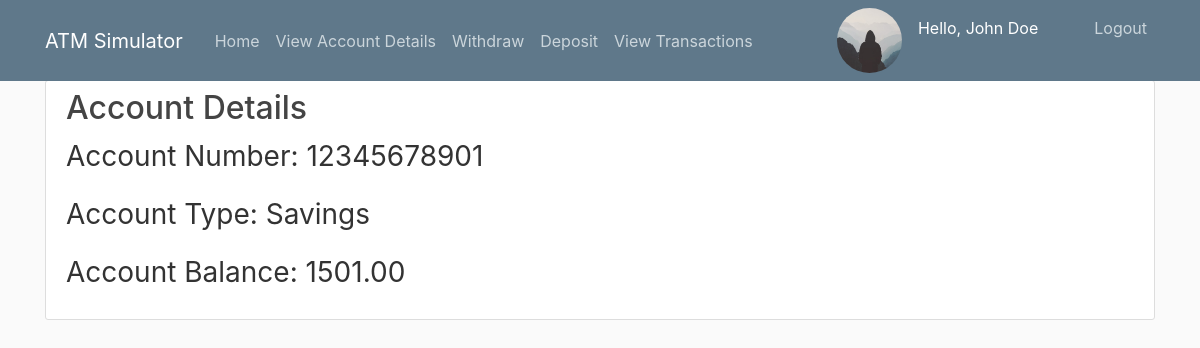
/account (signed in), run on an earlier commit of the app's database.
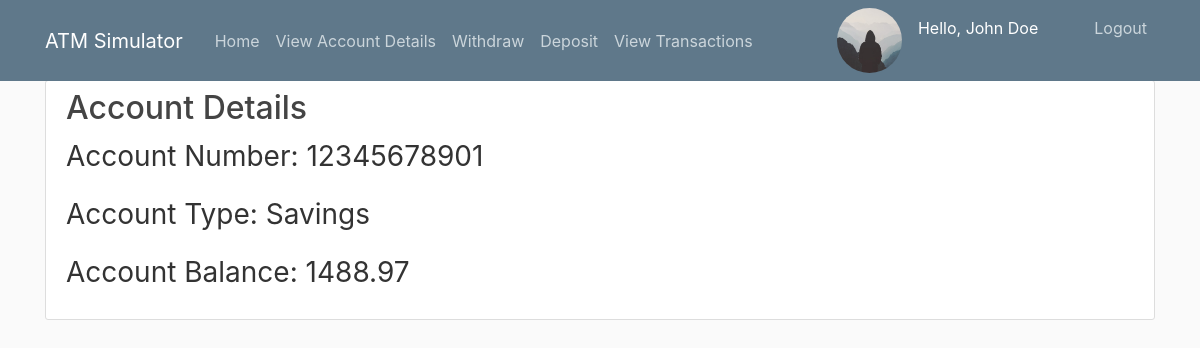
And on a later commit of the database.
### atm/models.py (models this page shows, shortened)
class User(db.Model, UserMixin):
    id = db.Column(db.Integer, primary_key = True)
    name = db.Column(db.String(50), nullable = False)
    account_number = db.Column(db.String(11), unique = True, nullable = False)
    account_balance = db.Column(db.Numeric(scale = 2), unique = True, nullable = False)
    profile_pic = db.Column(db.String(20), nullable = False, default = 'default.jpg')
    pin = db.Column(db.String(60), unique = True, nullable = False)
    type_acc = db.Column(db.String(7), nullable = False)
    transactions = db.relationship('Transaction', backref = 'user', lazy = True)

### atm/routes.py (the view)
@app.route("/account")
@login_required
def account():
    return render_template('account.html')

### atm/models.py (called while the page is built)
@login_manager.user_loader
def load_user(user_id):
    return User.query.get(int(user_id))

### atm/templates/account.html
{% extends "layout.html" %}
{% block content %}
    <div class="content-section pt-2">
        <div class="media">
            <div class="media-body">
                <h2 class="account-heading">Account Details</h2>
                <p class= "size">Account Number: {{current_user.account_number}}</p>
                <p class="size">Account Type: {{current_user.type_acc}}</p>
                <p class="size">Account Balance: {{current_user.account_balance}}</p>
            </div>
        </div>
    </div>
{% endblock content %}

### atm/templates/layout.html (shortened to what this page needs)
<!DOCTYPE html>
<html lang="en">
<head>
    <link rel="stylesheet" href="https://cdn.jsdelivr.net/npm/bootstrap@4.4.1/dist/css/bootstrap.min.css">
    <link rel = "stylesheet" type = "text/css" href = "{{url_for('static', filename = 'main.css')}}">
</head>
<body>
    <header class="site-header">
        <nav class="navbar navbar-expand-md navbar-dark bg-steel fixed-top">
            <div class="container">
                <a class="navbar-brand mr-4" href="/">ATM Simulator</a>
                <div class="collapse navbar-collapse" id="navbarToggle">
                    <div class="navbar-nav mr-auto">
                        <a class="nav-item nav-link" href="{{ url_for('home') }}">Home</a>
                        {% if current_user.is_authenticated %}
                            <a class="nav-item nav-link" href="{{ url_for('account') }}">View Account Details</a>
                            <a class="nav-item nav-link" href="{{ url_for('withdraw') }}">Withdraw</a>
                            <a class="nav-item nav-link" href="{{ url_for('deposit') }}">Deposit</a>
                            <a class="nav-item nav-link" href="{{ url_for('view_transactions') }}">View Transactions</a>
                        {% endif %}
                    </div>
                    <div class="navbar-nav">
                        {% if current_user.is_authenticated %}
                            <div class = "mr-5 d-flex">
                                <img class = "rounded-circle profile-img" src = "{{url_for('static', filename = 'profile_pics/' + current_user.profile_pic)}}">
                                <p class = "mt-2 text-white">Hello, {{current_user.name}}</p>
                            </div>
                            <a class="nav-item nav-link" href="{{ url_for('logout') }}">Logout</a>
                        {% else %}
                            <a class="nav-item nav-link" href="{{ url_for('login') }}">Login</a>
                        {% endif %}
                    </div>
                </div>
            </div>
        </nav>
    </header>
    <div class = "container">
        {% block content %}{% endblock %}
    </div>
</body>
</html>

### atm/static/main.css (style rules this page uses)
body { background: #fafafa; color: #333333; margin-top: 5rem; }
h1, h2, h3, h4, h5, h6 { color: #444444; }
.size { font-size: 28px }
.bg-steel { background-color: #5f788a; }
.site-header .navbar-nav .nav-link { color: #cbd5db; }
.content-section { background: #ffffff; padding: 10px 20px; border: 1px solid #dddddd; border-radius: 3px; margin-bottom: 20px; }
.profile-img { height: 65px; width: 65px; margin-right: 16px; }

What changed in the data, as far as the page shows it:
changed User "Savings": account_balance "1501.00" → "1488.97"
